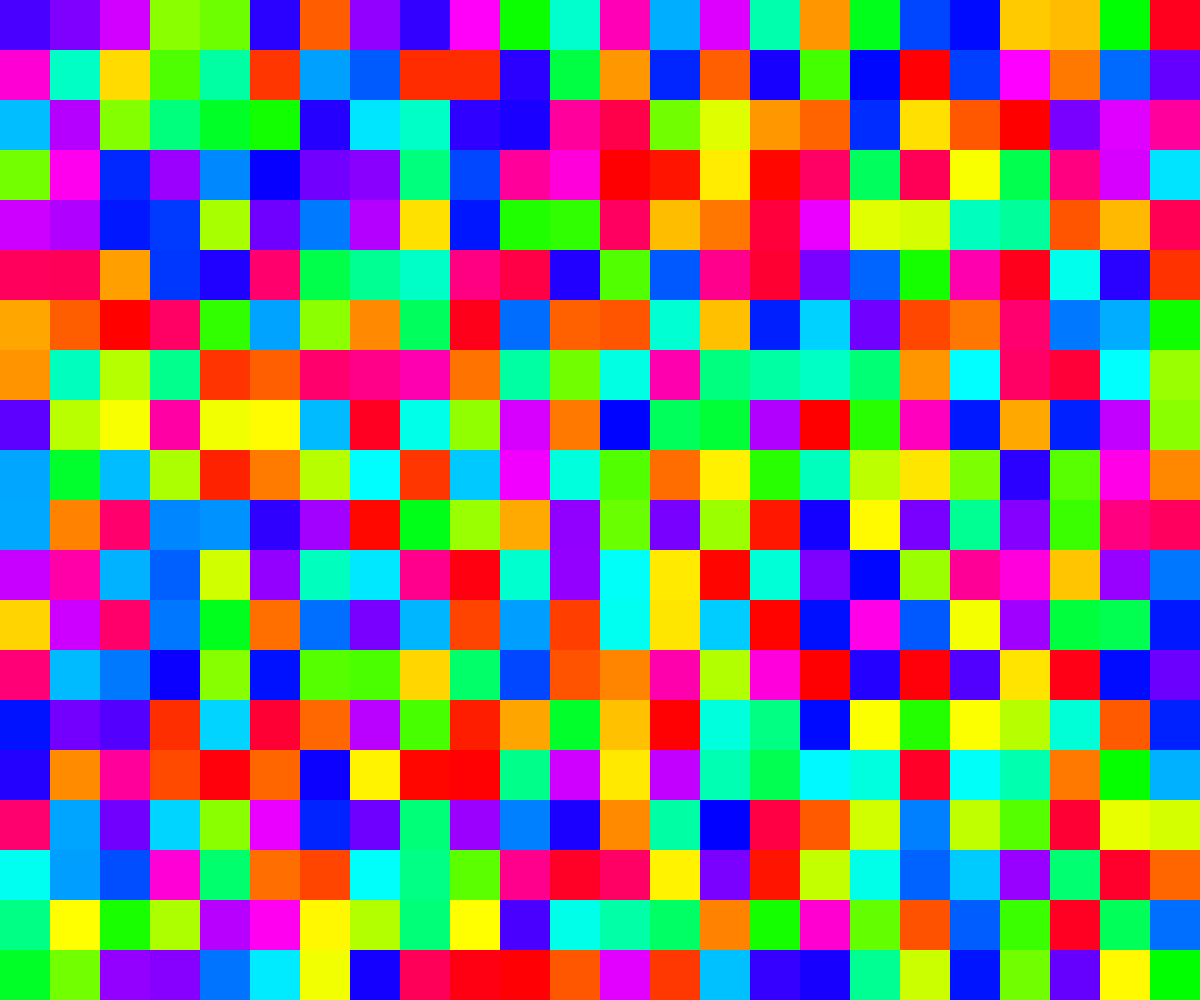
Frame 1 (no input)
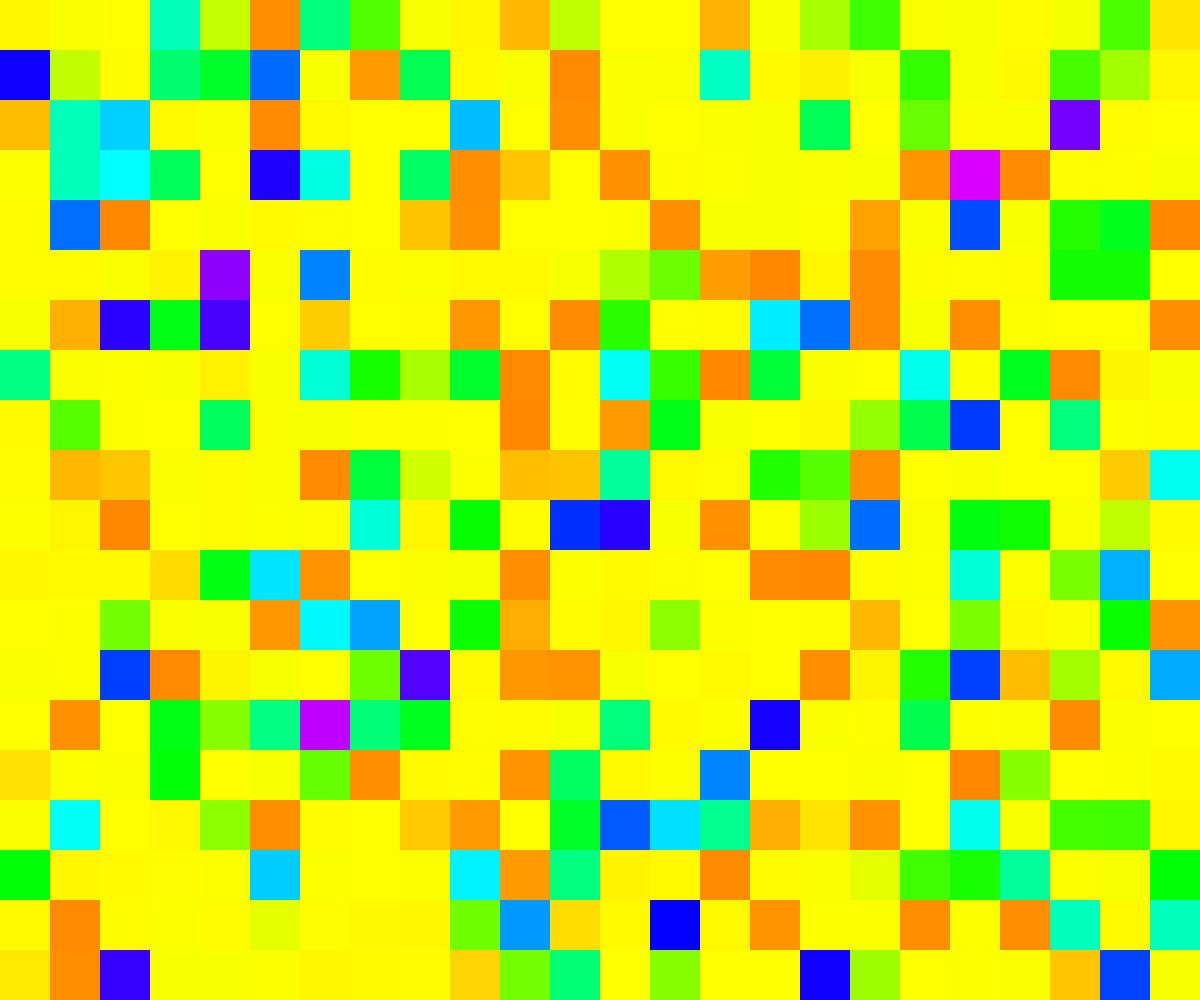
Frame 60 (no input)
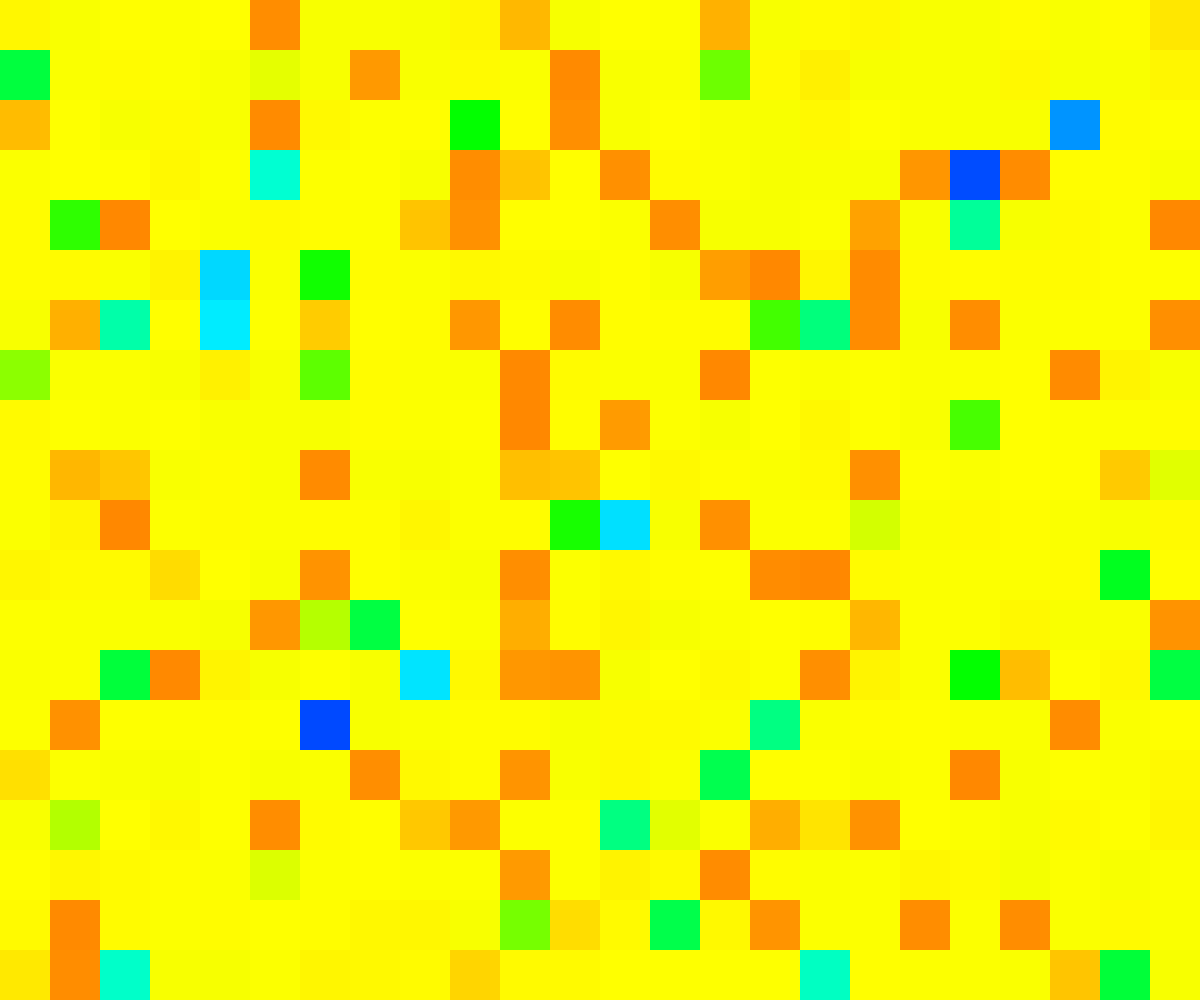
Frame 120 (the mouse pressed at the canvas centre since frame 60)

The p5.js sketch that drew these frames (run headless with seeded random() and noise() and a simulated clock; from frame 60 on, the mouse is pressed at the canvas centre):

// p5.js sketch
// ── sketch.js
let gRowCount, gColCount;
let gPixelSize = 50;
let gCurrentGen, gNextGen;
let gIsRandMode = false;
let gSameColor;
let gRateMin = 1;
let gRateMax = 5;

let gTimeoutActive = false;

function setup() {
  createCanvas(windowWidth, windowHeight);

  gRowCount = ceil(height / gPixelSize);
  gColCount = ceil(width / gPixelSize);

  gCurrentGen = createGrid(gRowCount, gColCount);
  gNextGen = createGrid(gRowCount, gColCount);

  colorMode(HSB);
  noStroke();

  gSameColor = random(0, 360);
}

function draw() {
  if (!gTimeoutActive) {
    for (let pixel of gCurrentGen) {
      fill(pixel.curHue, 100, 100);
      rect(pixel.x, pixel.y, gPixelSize, gPixelSize);
    }

    let allCloseEnough = true;
    for (let i = 0; i < gRowCount; i++) {
      for (let j = 0; j < gColCount; j++) {
        let closeEnough = updateColor(gCurrentGen, i, j);
        if (allCloseEnough && !closeEnough) {
          allCloseEnough = false;
        }
      }
    }

    if (allCloseEnough) {
      gTimeoutActive = true;
      let waitTime = gIsRandMode ? 500 : 1000;
      setTimeout(toggleMode, waitTime);
    }

    gCurrentGen = [...gNextGen];
  }
}

function toggleMode() {
  gIsRandMode = !gIsRandMode;
  if (gIsRandMode) {
    for (let pixel of gCurrentGen) {
      pixel.update();
    }
  } else {
    gSameColor = random(0, 360);
  }

  gTimeoutActive = false;
}

function updateColor(grid, x, y) {
  let index = x * gColCount + y;
  let pixel = grid[index];
  let target = gIsRandMode ? pixel.targetHue : gSameColor;

  let inc = (pixel.curHue > target ? -1 : 1) * pixel.rate;
  let isCloseEnough = abs(pixel.curHue - target) < 15;
  if (!isCloseEnough) grid[index].curHue += inc;
  return isCloseEnough;
}

function createGrid(gRowCount, gColCount) {
  let grid = [];
  for (let i = 0; i < gRowCount; i++) {
    for (let j = 0; j < gColCount; j++) {
      let x = j * gPixelSize;
      let y = i * gPixelSize;
      grid.push(new Pixel(x, y));
    }
  }
  return grid;
}

class Pixel {
  constructor(x, y) {
    this.x = x;
    this.y = y;
    this.curHue = random(0, 360);
    this.targetHue = 0;
    this.rate = random(gRateMin, gRateMax);
  }

  update() {
    let newHue = this.targetHue + random(0, 360);
    if (newHue < 360) newHue = 360 - newHue;
    this.targetHue = newHue % 360;
    this.rate = random(gRateMin, gRateMax);
  }
}
